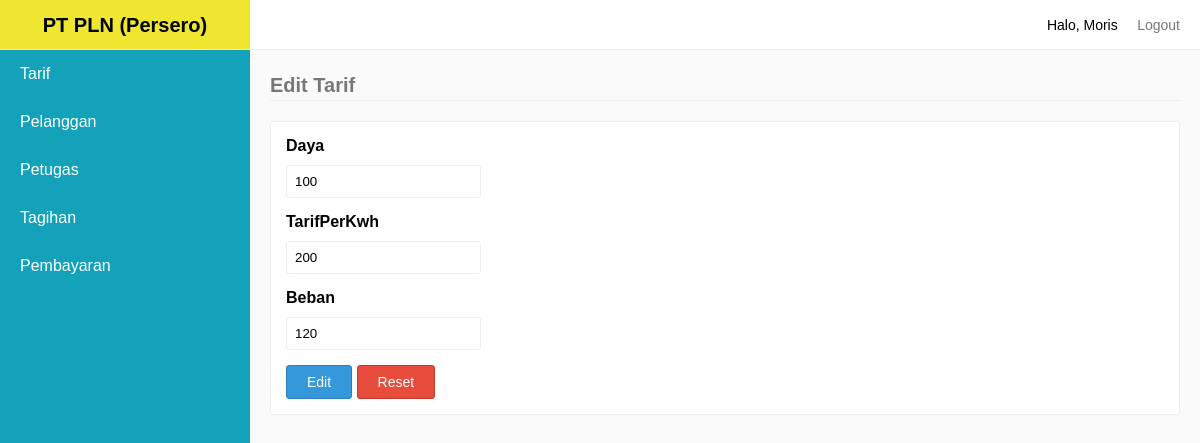
/index.php?pages=edittarif&KodeTarif=5 (signed in), run on the app's committed database.
### tables this page shows
CREATE TABLE `tb_tarif` (
  `KodeTarif` int(11) NOT NULL,
  `Daya` varchar(50) NOT NULL,
  `TarifPerKwh` double(10,0) NOT NULL,
  `Beban` double(10,0) NOT NULL
);

### sources/edittarif.php (the view, shortened to what this page needs)
<?php
	require_once "sources/maintemplate/header.php";
	if(isset($_GET['KodeTarif'])){
		$KodeTarif = mysqli_real_escape_string($connect, $_GET['KodeTarif']);
		$selectQuery = mysqli_query($connect, "SELECT * FROM tb_tarif WHERE KodeTarif='$KodeTarif'");
		if(mysqli_num_rows($selectQuery) > 0) {
			$row = mysqli_fetch_assoc($selectQuery);
?>
<legend>Edit Tarif</legend>
<div class="card">
	<div class="card-body">
		<form action="index.php?process=edittarif" method="POST" class="form-block">
			<div class="form-group">
				<label>Daya</label>
				<input type="text" class="input" name="Daya" value="<?php echo $row['Daya']; ?>">
			</div>
			<div class="form-group">
				<label>TarifPerKwh</label>
				<input type="text" class="input" name="TarifPerKwh" value="<?php echo $row['TarifPerKwh']; ?>">
			</div>
			<div class="form-group">
				<label>Beban</label>
				<input type="text" class="input" name="Beban" value="<?php echo $row['Beban']; ?>">
			</div>
			<div class="form-group">
				<button type="submit" class="btn btn-primary">Edit</button>
				<button type="reset" class="btn btn-danger">Reset</button>
			</div>
		</form>
	</div>
</div>
<?php
		} else {
		}
	}
	require_once "sources/maintemplate/footer.php";
?>

### sources/maintemplate/header.php (shortened to what this page needs)
<!DOCTYPE html>
<html>
<head>
	<link rel="stylesheet" type="text/css" href="assets/style.css">
</head>
<body>
	<div class="navbar">
		<div class="pull-right">
			<li class="loggedAs">Halo, <?php echo $data['NamaLengkap']; ?></li>
			<li><a href="index.php?process=logout">Logout</a></li>
		</div>
	</div>
	<div class="sidebar">
		<li class="brand">
			<?php
				if($data['Level'] == "Pelanggan") {
					echo '<a href="index.php?pages=home-pelanggan">PT PLN (Persero)</a>';
				} else if($data['Level'] == "Petugas") {
					echo '<a href="index.php?pages=home-petugas">PT PLN (Persero)</a>';
				} else {
					echo '<a href="index.php?pages=home-admin">PT PLN (Persero)</a>';
				}
			?>
		</li>
		<?php
			if($data['Level'] == "Pelanggan" || $data['Level'] == "Petugas") {
		?>
		<li><a href="index.php?pages=tagihan" <?php echo $_GET['pages'] == "tagihan" ? 'class="active"': ''; ?>>Tagihan</a></li>
		<li><a href="index.php?pages=pembayaran" <?php echo $_GET['pages'] == "pembayaran" ? 'class="active"': ''; ?>>Pembayaran</a></li>
		<?php
			} else {
		?>
		<li><a href="index.php?pages=tarif" <?php echo $_GET['pages'] == "tarif" ? 'class="active"': ''; ?>>Tarif</a></li>
		<li><a href="index.php?pages=pelanggan" <?php echo $_GET['pages'] == "pelanggan" ? 'class="active"': ''; ?>>Pelanggan</a></li>
		<li><a href="index.php?pages=petugas" <?php echo $_GET['pages'] == "petugas" ? 'class="active"': ''; ?>>Petugas</a></li>
		<li><a href="index.php?pages=tagihan" <?php echo $_GET['pages'] == "tagihan" ? 'class="active"': ''; ?>>Tagihan</a></li>
		<li><a href="index.php?pages=pembayaran" <?php echo $_GET['pages'] == "pembayaran" ? 'class="active"': ''; ?>>Pembayaran</a></li>
		<?php
			}
		?>
	</div>
	<div class="content">

### assets/style.css (style rules this page uses)
* { padding:0; margin:0; box-sizing: border-box; font-family: sans-serif; }
legend { border-bottom: 1px solid #eee; line-height: 30px; margin-bottom: 20px; font-size: 20px; font-weight: bold; color: #777; }
body { background-color: #fafafa; }
li { list-style: none; }
.navbar { height: 50px; background-color: #fff; border-bottom: 1px solid #eee; line-height: 50px; padding:0 20px; position: fixed; width:100%; top:0; z-index: 1; }
.navbar li { display: inline-block; }
.navbar .loggedAs { font-size: 14px; display: inline-block; }
.navbar li > a { padding-left:15px; text-decoration: none; color: #777; font-size: 14px; }
.pull-right { float:right; }
.sidebar { background-color: #14a2ba; width:250px; height:100%; position: fixed; top:0; left:0; z-index:2; }
.sidebar .brand { height:50px; background-color: #efe62f; border-bottom: 1px solid #eee; line-height: 20px; text-align: center; font-size: 20px; }
.sidebar .brand a { padding: 15px 20px; display: block; color: #000; text-decoration: none; font-weight: bold; }
.sidebar li:not(.brand) > a { padding: 15px 20px; display: block; color: #fff; text-decoration: none; }
div.content { margin-left:270px; margin-top: 70px; margin-right:20px; }
div.content .card { margin-bottom: 50px; }
div.card { background-color: #fff; border: 1px solid #eee; border-radius: 3px; }
div.card-body { padding: 15px; }
.input { padding: 8px; border: 1px solid #eee; border-radius: 3px; }
.form-group label { font-weight: bold; }
.form-group { margin-bottom: 15px; }
.form-group .input { margin-top:10px; }
.form-block label { display: block; }
.btn { background-color: #fff; border: 1px solid #eee; padding: 8px 20px; border-radius:3px; cursor: pointer; font-size: 14px; }
form .form-group:last-child { margin-bottom: 0; }
.btn-primary { background-color: #3498DB; border: 1px solid #2980B9; color: #fff; }
.btn-danger { background-color: #E74C3C; border: 1px solid #C0392B; color: #fff; }

### data on the page
tb_tarif: Daya "100", TarifPerKwh "200", Beban "120"

### other printed values
$data['NamaLengkap'] "Moris"
